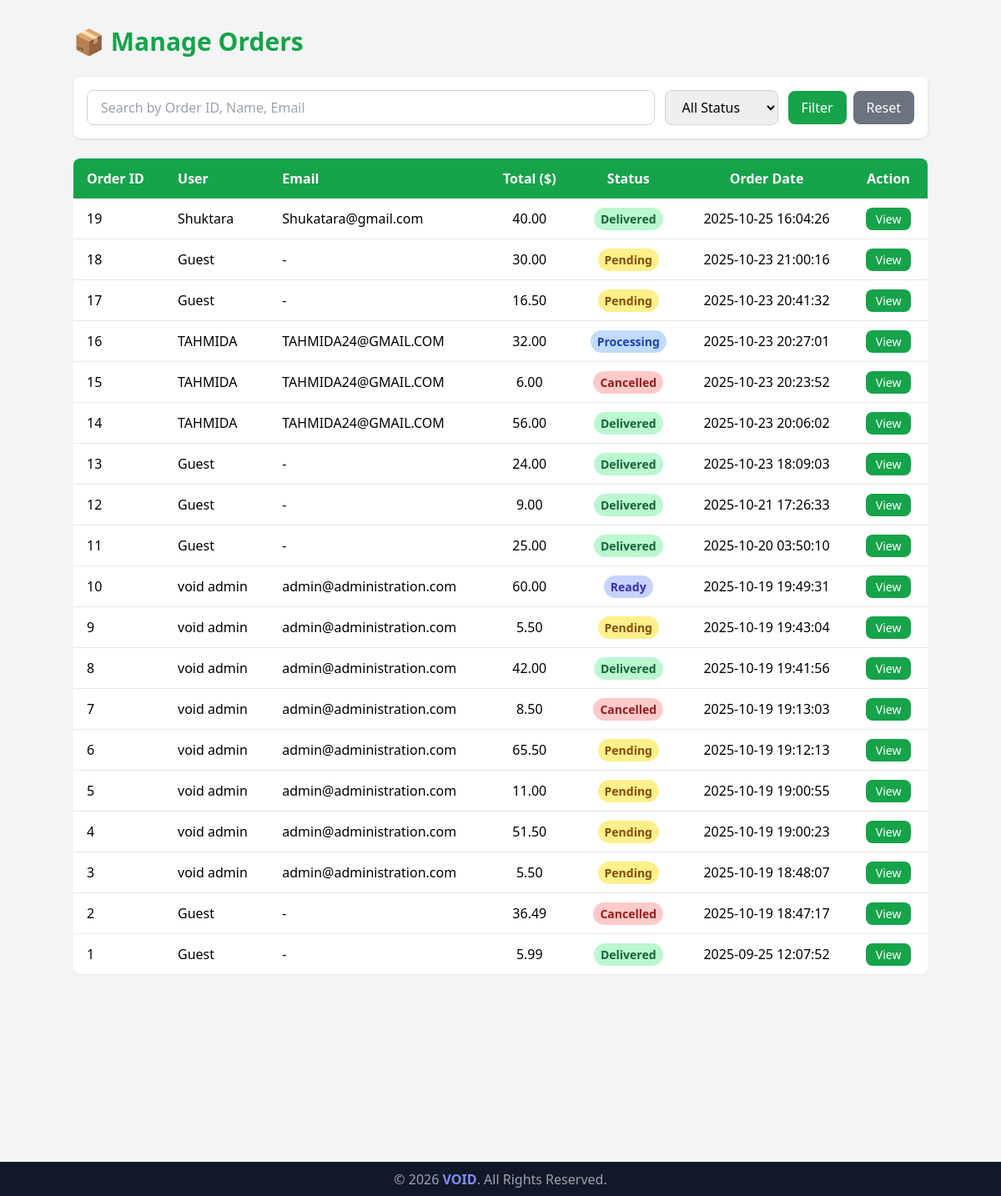
The page /admin/manage_orders.php (signed in) on the database its author committed.
### tables this page shows
CREATE TABLE `orders` (
  `id` int(11) NOT NULL,
  `user_id` int(11) DEFAULT NULL,
  `total` decimal(10,2) NOT NULL,
  `status` enum('Pending','Processing','Ready','Delivered','Cancelled') DEFAULT 'Pending',
  `created_at` timestamp NOT NULL DEFAULT current_timestamp()
);

CREATE TABLE `users` (
  `id` int(11) NOT NULL,
  `name` varchar(100) NOT NULL,
  `email` varchar(100) NOT NULL,
  `password_plain` varchar(255) NOT NULL,
  `password_md5` varchar(32) NOT NULL,
  `phone` varchar(30) DEFAULT NULL,
  `address` varchar(255) DEFAULT NULL,
  `created_at` timestamp NOT NULL DEFAULT current_timestamp()
);

### admin/manage_orders.php (the view, shortened to what this page needs)
<?php
require_once '../includes/config.php';
$search = $_GET['search'] ?? '';
$sql = "SELECT o.id AS order_id, o.total, o.status, o.created_at, u.name AS user_name, u.email AS user_email
        FROM orders o
        LEFT JOIN users u ON o.user_id = u.id
        WHERE 1 ";
$sql .= " ORDER BY o.created_at DESC";
$stmt = $conn->prepare($sql);
$stmt->execute();
$result = $stmt->get_result();
?>
<!DOCTYPE html>
<html lang="en">
<head>
<script src="https://cdn.tailwindcss.com"></script>
</head>
<body class="bg-gray-100 min-h-screen">
    <div class="container mx-auto py-8">
        <h2 class="text-3xl font-bold text-green-600 mb-6">📦 Manage Orders</h2>
        <form method="GET" class="flex flex-col md:flex-row items-center gap-3 mb-6 bg-white p-4 rounded-lg shadow">
            <input type="text" name="search" placeholder="Search by Order ID, Name, Email" value="<?= htmlspecialchars($search) ?>"
                class="flex-1 px-4 py-2 border border-gray-300 rounded-lg focus:ring-2 focus:ring-green-500 focus:outline-none">
            <select name="status" class="px-4 py-2 border border-gray-300 rounded-lg focus:ring-2 focus:ring-green-500 focus:outline-none">
                <option value="">All Status</option>
            </select>
            <div class="flex gap-2">
                <button type="submit" class="px-4 py-2 bg-green-600 text-white rounded-lg hover:bg-green-700 transition">Filter</button>
                <a href="manage_orders.php" class="px-4 py-2 bg-gray-500 text-white rounded-lg hover:bg-gray-600 transition">Reset</a>
            </div>
        </form>
        <div class="overflow-x-auto">
            <table class="min-w-full bg-white rounded-lg shadow overflow-hidden">
                <thead class="bg-green-600 text-white">
                    <tr>
                        <th class="py-3 px-4 text-left">Order ID</th>
                        <th class="py-3 px-4 text-left">User</th>
                        <th class="py-3 px-4 text-left">Email</th>
                        <th class="py-3 px-4 text-center">Total ($)</th>
                        <th class="py-3 px-4 text-center">Status</th>
                        <th class="py-3 px-4 text-center">Order Date</th>
                        <th class="py-3 px-4 text-center">Action</th>
                    </tr>
                </thead>
                <tbody>
                <?php if($result->num_rows > 0): ?>
                    <?php while($order = $result->fetch_assoc()): ?>
                        <tr class="border-b hover:bg-green-50 transition">
                            <td class="py-3 px-4 font-medium"><?= $order['order_id'] ?></td>
                            <td class="py-3 px-4"><?= htmlspecialchars($order['user_name'] ?? 'Guest') ?></td>
                            <td class="py-3 px-4"><?= htmlspecialchars($order['user_email'] ?? '-') ?></td>
                            <td class="py-3 px-4 text-center"><?= number_format($order['total'],2) ?></td>
                            <td class="py-3 px-4 text-center">
                                <?php
                                    $status_color = match($order['status']){
                                        'Pending'=>'bg-yellow-200 text-yellow-800',
                                        'Processing'=>'bg-blue-200 text-blue-800',
                                        'Ready'=>'bg-indigo-200 text-indigo-800',
                                        'Delivered'=>'bg-green-200 text-green-800',
                                        'Cancelled'=>'bg-red-200 text-red-800',
                                        default=>'bg-gray-200 text-gray-800',
                                    };
                                ?>
                                <span class="px-2 py-1 rounded-full text-sm font-semibold <?= $status_color ?>"><?= $order['status'] ?></span>
                            </td>
                            <td class="py-3 px-4 text-center"><?= $order['created_at'] ?></td>
                            <td class="py-3 px-4 text-center">
                                <a href="order_details.php?order_id=<?= $order['order_id'] ?>" class="px-3 py-1 bg-green-600 text-white rounded-lg hover:bg-green-700 transition text-sm">View</a>
                            </td>
                        </tr>
                    <?php endwhile; ?>
                <?php else: ?>
                    <tr>
                        <td colspan="7" class="text-center py-4 text-gray-500">No orders found.</td>
                    </tr>
                <?php endif; ?>
                </tbody>
            </table>
        </div>
    </div>
    <footer class="mt-48 bg-gray-900 text-gray-400 py-2  border-t border-indigo-900/30 text-center">
        <p>© <?= date('Y'); ?> <span class="text-indigo-400 font-semibold">VOID</span>. All Rights Reserved.</p>
    </footer>
</body>
</html>

### rows shown on the page
orders: id "19", user.name "Shuktara", user.email "Shukatara@gmail.com", total "40.00", status "Delivered", created_at "2025-10-25 16:04:26"
orders: id "18", user_name "Guest", user_email "-", total "30.00", status "Pending", created_at "2025-10-23 21:00:16"
orders: id "17", user_name "Guest", user_email "-", total "16.50", status "Pending", created_at "2025-10-23 20:41:32"
orders: id "16", user.name "TAHMIDA", user.email "TAHMIDA24@GMAIL.COM", total "32.00", status "Processing", created_at "2025-10-23 20:27:01"
orders: id "15", user.name "TAHMIDA", user.email "TAHMIDA24@GMAIL.COM", total "6.00", status "Cancelled", created_at "2025-10-23 20:23:52"
orders: id "14", user.name "TAHMIDA", user.email "TAHMIDA24@GMAIL.COM", total "56.00", status "Delivered", created_at "2025-10-23 20:06:02"
orders: id "13", user_name "Guest", user_email "-", total "24.00", status "Delivered", created_at "2025-10-23 18:09:03"
orders: id "12", user_name "Guest", user_email "-", total "9.00", status "Delivered", created_at "2025-10-21 17:26:33"
orders: id "11", user_name "Guest", user_email "-", total "25.00", status "Delivered", created_at "2025-10-20 03:50:10"
orders: id "10", user.name "void admin", user.email "admin@administration.com", total "60.00", status "Ready", created_at "2025-10-19 19:49:31"
orders: id "9", user.name "void admin", user.email "admin@administration.com", total "5.50", status "Pending", created_at "2025-10-19 19:43:04"
orders: id "8", user.name "void admin", user.email "admin@administration.com", total "42.00", status "Delivered", created_at "2025-10-19 19:41:56"
orders: id "7", user.name "void admin", user.email "admin@administration.com", total "8.50", status "Cancelled", created_at "2025-10-19 19:13:03"
orders: id "6", user.name "void admin", user.email "admin@administration.com", total "65.50", status "Pending", created_at "2025-10-19 19:12:13"
orders: id "5", user.name "void admin", user.email "admin@administration.com", total "11.00", status "Pending", created_at "2025-10-19 19:00:55"
orders: id "4", user.name "void admin", user.email "admin@administration.com", total "51.50", status "Pending", created_at "2025-10-19 19:00:23"
orders: id "3", user.name "void admin", user.email "admin@administration.com", total "5.50", status "Pending", created_at "2025-10-19 18:48:07"
orders: id "2", user_name "Guest", user_email "-", total "36.49", status "Cancelled", created_at "2025-10-19 18:47:17"
orders: id "1", user_name "Guest", user_email "-", total "5.99", status "Delivered", created_at "2025-09-25 12:07:52"
